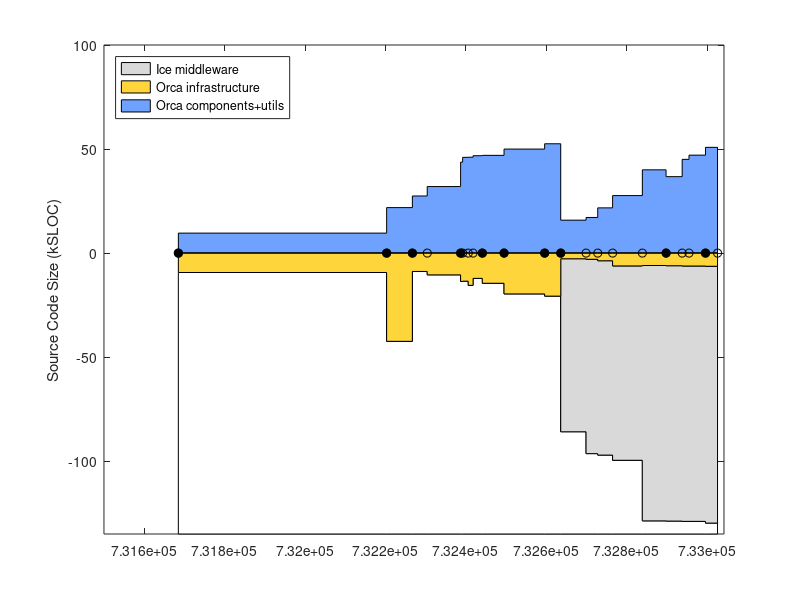

MATLAB code to generate this figure: (Note: this script raises an error after producing the figure.)
% keep track of orca project size using sloccount
clear all

% include/* except: include/{Freeze IceSSL IcePatch2}
% src/{Ice Slice IceGrid icecpp IceStorm slice2cpp IceUtil IceBox IceXML}
Sice212 = [
(7842-1000) + (22093+18419+11499+10568+4392+4200+4252+567+316)
];
Sice301 = [
(8164-1000) + (23018+19384+19169+10596+4479+4343+4308+622+319)
];
% same as above, but now also add Java:
% src/{IceInternal Ice IceUtil IceBox}
Sice310 = [
(8810-1200) + (24275+20494+22689+10587+4569+4877+4770+667+319) + (13190+6915+1262+493)
];
Sice311 = [
(8950-1275) + (24511+20505+22898+10590+4600+4884+4782+683+323) + (13266+6929+1262+504)
];

% for comparison, ASN
Sasn = 90433;

% indeces
iyy=1;
imm=2;
idd=3;
iver=4;
isub=5;
ibase=6;
icomp=7;

Sorca = [ ...
% YY    MM  DD  ?   SUB     BASE        COMP             VERSION
% 0.8.6: a single distro, divide in halves arbitrarily
2003    4   14  1   0       18930/2     18930/2;          % 0.8.6 (last change in doc/ChangeLog
% BASE: orca-base
% COMP: orca-components
2004    9   13  1   0       42543       21726;            % 0.11.0
2004    11  16  1   0       8963        27310;            % 0.12.0
2004    12  23  0   0       10596       31845;            % 0.12.1
2005    3  16   1   0       13767       43576;            % 0.13.0
2005    3  21   0   0       13620       45874;            % 0.13.1
2005    4   4   0   0       15630       45944;            % 0.13.2
2005    4   16  0   0       12283       46666;            % 0.13.3
2005    5   9   1   0       14639       46837;            % 0.14.0
2005    7   2   1   0       19751       49854;            % 0.15.0
2005    10  11  1   0       20818       52408;            % 1.0.0
% BASE: just orcaice + interfaces/slice
% COMP: comp + util - orcaice 
2005    11  20  1   Sice212 2320+530    9226+8781-2320;   % 2.0.0-rc1
2006    1   22  0   Sice301 2511+596    9801+9695-2511;   % 2.0.0-rc2
2006    2   20  0   Sice301 2998+813    9867+14734-2998;  % 2.0.0-rc3
2006    3   29  0   Sice301 5250+1052   14625+18131-5250; % 2.0.0-rc4
2006    6   11  0   Sice310 4985+1116   19999+24867-4985; % 2.0.0-rc5
2006    8   9   1   Sice310 5086+1116   19979+21711-5086; % 2.0.0
2006    9   18  0   Sice310 5251+1094   19317+30847-5251  % 2.0.1
2006    10  5   0   Sice310 5248+1094   20384+31798-5248  % 2.0.2
2006    11  15  1   Sice311 5385+1094   20720+35348-5385  % 2.0.3
];
Vorca ={'0.8.6', '0.11.0', '0.12.0', '0.12.1', '0.13.0', '0.13.1', '0.13.2', '0.13.3', '0.14.0', '0.15.0', '1.0.0', ...
    '2.0.0-rc1', '2.0.0-rc2', '2.0.0-rc3', '2.0.0-rc4', '2.0.0-rc5', '2.0.0', '2.0.1', '2.0.2', '2.0.3' }';

% add a dummy release just for display
Sorca(end+1,:) = Sorca(end,:);
Sorca(end,imm) = Sorca(end,imm)+1;
Sorca(end,iver) = 0;
Vorca{end+1} = 'dummy';

% convert dates
Torca = datenum(Sorca(:,iyy),Sorca(:,imm),Sorca(:,idd));

% 2nd digit releases
i2 = (Sorca(:,iver)==1);
Torca2 = Torca(i2);
Vorca2 = Vorca(i2);

Splayer = [ 
% YY    MM  DD  ?   SUB     BASE                COMP           VERSION
% BASE: (server-drivers)+client_libs
% COMP: drivers + utils
2002    12 04   1  0    (17331-12037)+9188      12037+2685;    % 1.3.1
2003    7  15   1  0    (30452-24334)+12458     24334+3064;    % 1.4rc1
2003    12 07   1  0    (37378-30947)+13110     30947+9633;    % 1.4rc2
2004    5  31   1  0    (49225-42643)+13664     42643+3550;    % 1.5
2004    11 12   1  0    (50758-43190)+13545     43190+4479;    % 1.6
2005    1  31   0  0    (52069-44517)+13576     44517+4662;    % 1.6.2
2005    7  28   0  0    (53348-45686)+14300     45686+5188;    % 1.6.5
% BASE: (libplayercore-./bindings) + client_libs + (libplayertcp-./bindings)
% note: libplayerxdr is autogenerated
% COMP: server + utils
2005    10 25   0  0    (4866-0)+7560+(1391-0)  46474+5725         % 2.0pre7
2006    2  28   1  0    (52739-47749)+8513+(2740-1291)  48764+5940 % 2.0.0
2006    3  25   1  0    (53957-48912)+8909+(2740-1291)  47069+5964 % 2.0.1
2006    6  9    1  0    (56741-51546)+9575+(2767-1319)  51983+9438 % 2.0.2
2006    9  26   1  0    (56741-51546)+9880+(2767-1319)  54613+9475 % 2.0.3
];
Tplayer = datenum(Splayer(:,1),Splayer(:,2),Splayer(:,3));

Smax = 135;
d0 = [Torca Torca]'; d0=d0(:); d0(1)=[];
d1 = Smax-Sorca(:,isub)-Sorca(:,ibase); d1 = [d1 d1]'; d1=d1(:); d1(end)=[];
d2 = Sorca(:,isub); d2 = [d2 d2]'; d2=d2(:); d2(end)=[];
d3 = Sorca(:,ibase); d3 = [d3 d3]'; d3=d3(:); d3(end)=[];
d4 = Sorca(:,icomp); d4 = [d4 d4]'; d4=d4(:); d4(end)=[];

figure(1), clf
ha=area( d0, [d1 d2 d3 d4]/1e3, -Smax ); hold on
plot( Torca, 0*Torca, 'k-o' )
h2=plot( Torca2, 0*Torca2, 'ko' );
set(h2,'markerfacecolor','k')
ylabel('Source Code Size (kSLOC)')

set(ha(1),'facecolor',1*[1 1 1]);
set(ha(2),'facecolor',.85*[1 1 1]);
set(ha(3),'facecolor',min(255,[255 153 0]+60)/255);
set(ha(4),'facecolor',min(255,[51 102 255]+60)/255);
ha(1)=[];
legend(ha,'Ice middleware','Orca infrastructure','Orca components+utils', 'Location','NorthWest')
%  xlim(datenum([2004;2005],[7;7],[1;1]) )
ylim([-Smax 100])
ax=axis;
xlim( [ax(1) datenum([2006 12 31])] )
ax=axis;
% label releases
mark('x', Torca2 )
i2odd = (1:2:length(Torca2));
ht = text(Torca2(i2odd)+5,.04*ax(4)*ones(length(i2odd),1),Vorca2(i2odd));
set(ht,'fontsize',8)
i2even = (2:2:length(Torca2));
ht = text(Torca2(i2even)+5,.08*ax(4)*ones(length(i2even),1),Vorca2(i2even));
set(ht,'fontsize',8)
datetick( 'x', 12 )
hp = plot( Tplayer, -Splayer(:,ibase)/1e3, 'k--o', Tplayer, Splayer(:,icomp)/1e3, 'k--o' );
set(hp, 'color', .5*[1 1 1] )
hpt = text( Tplayer(2), -Splayer(2,ibase)/1e3-8, 'Player infrastructure');
set(hpt, 'color', .5*[1 1 1] )
hpt = text( Tplayer(2), Splayer(2,icomp)/1e3-5, 'Player "components+utils"');
set(hpt, 'color', .5*[1 1 1] )
%mark('y', Dasn(1,1)/1e3 );
%text( datenum([2003 5 1]), Dasn(1,1)/1e3, 'ASN')
xlabel('Releases')
title('orca-robotics.sf.net')

ht=text(datenum(2003,7,1),-Smax+10, '* generated using David A. Wheeler`s SLOCCount' );
set(ht,'fontsize',8)

return
wpos = get(gcf,'position')
ppos = get(gcf,'paperposition')
ppos(4) = wpos(4) * ppos(3)/wpos(3);
ppos
set(gcf,'paperposition', ppos );
print -dpng 'release_sloc_hist'

set(gca,'xtick',Torca2, 'xticklabel', v2)
mark('x',2005)
text(2005,0,'2005')
